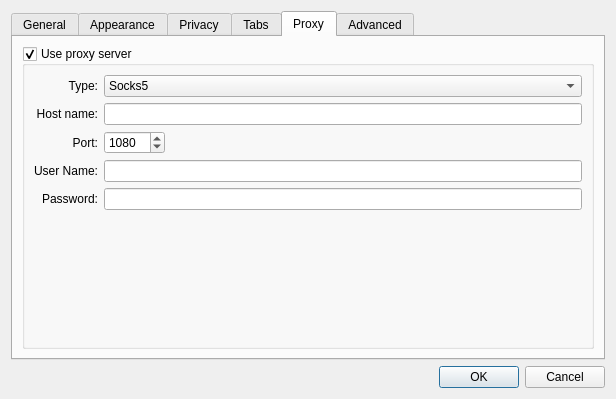
<?xml version="1.0" encoding="UTF-8"?>
<ui version="4.0">
 <class>Settings</class>
 <widget class="QDialog" name="Settings">
  <property name="geometry">
   <rect>
    <x>0</x>
    <y>0</y>
    <width>616</width>
    <height>399</height>
   </rect>
  </property>
  <property name="windowTitle">
   <string>Preferences</string>
  </property>
  <layout class="QGridLayout" name="gridLayout">
   <item row="2" column="0">
    <widget class="QDialogButtonBox" name="buttonBox">
     <property name="orientation">
      <enum>Qt::Horizontal</enum>
     </property>
     <property name="standardButtons">
      <set>QDialogButtonBox::Cancel|QDialogButtonBox::Ok</set>
     </property>
    </widget>
   </item>
   <item row="1" column="0">
    <widget class="QTabWidget" name="tabWidget">
     <property name="currentIndex">
      <number>4</number>
     </property>
     <widget class="QWidget" name="tab">
      <attribute name="title">
       <string>General</string>
      </attribute>
      <layout class="QGridLayout" name="gridLayout_4">
       <item row="0" column="0">
        <widget class="QLabel" name="label_7">
         <property name="text">
          <string>On startup:</string>
         </property>
         <property name="alignment">
          <set>Qt::AlignRight|Qt::AlignTrailing|Qt::AlignVCenter</set>
         </property>
        </widget>
       </item>
       <item row="0" column="1" colspan="2">
        <widget class="QComboBox" name="startupBehavior">
         <item>
          <property name="text">
           <string>Show my home page</string>
          </property>
         </item>
         <item>
          <property name="text">
           <string>Show a blank page</string>
          </property>
         </item>
         <item>
          <property name="text">
           <string>Restore windows and tabs from last time</string>
          </property>
         </item>
        </widget>
       </item>
       <item row="1" column="0">
        <widget class="QLabel" name="label_3">
         <property name="text">
          <string>Home Page:</string>
         </property>
         <property name="alignment">
          <set>Qt::AlignRight|Qt::AlignTrailing|Qt::AlignVCenter</set>
         </property>
        </widget>
       </item>
       <item row="1" column="1" colspan="2">
        <widget class="QLineEdit" name="homeLineEdit">
         <property name="layoutDirection">
          <enum>Qt::LeftToRight</enum>
         </property>
        </widget>
       </item>
       <item row="2" column="1">
        <widget class="QPushButton" name="setHomeToCurrentPageButton">
         <property name="text">
          <string>Set to current page</string>
         </property>
        </widget>
       </item>
       <item row="2" column="2">
        <spacer name="horizontalSpacer">
         <property name="orientation">
          <enum>Qt::Horizontal</enum>
         </property>
         <property name="sizeHint" stdset="0">
          <size>
           <width>280</width>
           <height>18</height>
          </size>
         </property>
        </spacer>
       </item>
       <item row="3" column="0">
        <widget class="QLabel" name="label_4">
         <property name="text">
          <string>Remove history items:</string>
         </property>
         <property name="alignment">
          <set>Qt::AlignRight|Qt::AlignTrailing|Qt::AlignVCenter</set>
         </property>
        </widget>
       </item>
       <item row="3" column="1" colspan="2">
        <widget class="QComboBox" name="expireHistory">
         <item>
          <property name="text">
           <string>After one day</string>
          </property>
         </item>
         <item>
          <property name="text">
           <string>After one week</string>
          </property>
         </item>
         <item>
          <property name="text">
           <string>After two weeks</string>
          </property>
         </item>
         <item>
          <property name="text">
           <string>After one month</string>
          </property>
         </item>
         <item>
          <property name="text">
           <string>After one year</string>
          </property>
         </item>
         <item>
          <property name="text">
           <string>Manually</string>
          </property>
         </item>
         <item>
          <property name="text">
           <string>On application exit</string>
          </property>
         </item>
        </widget>
       </item>
       <item row="4" column="0">
        <widget class="QLabel" name="label_8">
         <property name="text">
          <string>Open links from applications:</string>
         </property>
         <property name="alignment">
          <set>Qt::AlignRight|Qt::AlignTrailing|Qt::AlignVCenter</set>
         </property>
        </widget>
       </item>
       <item row="4" column="1" colspan="2">
        <widget class="QComboBox" name="openLinksIn">
         <item>
          <property name="text">
           <string>In a tab in the current window</string>
          </property>
         </item>
         <item>
          <property name="text">
           <string>In a new window</string>
          </property>
         </item>
        </widget>
       </item>
       <item row="5" column="0" colspan="3">
        <widget class="QGroupBox" name="groupBox_2">
         <property name="title">
          <string>Downloads</string>
         </property>
         <layout class="QVBoxLayout" name="verticalLayout_4">
          <item>
           <widget class="QRadioButton" name="downloadAsk">
            <property name="text">
             <string>Ask for a destination each time</string>
            </property>
           </widget>
          </item>
          <item>
           <layout class="QHBoxLayout" name="horizontalLayout">
            <item>
             <widget class="QRadioButton" name="downloadDestination">
              <property name="text">
               <string>Use this destination:</string>
              </property>
              <property name="checked">
               <bool>true</bool>
              </property>
             </widget>
            </item>
            <item>
             <widget class="QLineEdit" name="downloadsLocation">
              <property name="layoutDirection">
               <enum>Qt::LeftToRight</enum>
              </property>
             </widget>
            </item>
           </layout>
          </item>
         </layout>
        </widget>
       </item>
       <item row="6" column="0" colspan="3">
        <spacer>
         <property name="orientation">
          <enum>Qt::Vertical</enum>
         </property>
         <property name="sizeHint" stdset="0">
          <size>
           <width>391</width>
           <height>262</height>
          </size>
         </property>
        </spacer>
       </item>
      </layout>
     </widget>
     <widget class="QWidget" name="tab_3">
      <attribute name="title">
       <string>Appearance</string>
      </attribute>
      <layout class="QGridLayout" name="gridLayout_3">
       <item row="0" column="0">
        <widget class="QLabel" name="label_5">
         <property name="text">
          <string>Standard font:</string>
         </property>
         <property name="alignment">
          <set>Qt::AlignRight|Qt::AlignTrailing|Qt::AlignVCenter</set>
         </property>
        </widget>
       </item>
       <item row="0" column="1">
        <widget class="QLabel" name="standardLabel">
         <property name="sizePolicy">
          <sizepolicy hsizetype="Expanding" vsizetype="Preferred">
           <horstretch>0</horstretch>
           <verstretch>0</verstretch>
          </sizepolicy>
         </property>
         <property name="frameShape">
          <enum>QFrame::StyledPanel</enum>
         </property>
         <property name="text">
          <string>Times 16</string>
         </property>
         <property name="alignment">
          <set>Qt::AlignCenter</set>
         </property>
        </widget>
       </item>
       <item row="0" column="2">
        <widget class="QPushButton" name="standardFontButton">
         <property name="text">
          <string>Select...</string>
         </property>
        </widget>
       </item>
       <item row="1" column="0">
        <widget class="QLabel" name="label_6">
         <property name="text">
          <string>Fixed-width font:</string>
         </property>
         <property name="alignment">
          <set>Qt::AlignRight|Qt::AlignTrailing|Qt::AlignVCenter</set>
         </property>
        </widget>
       </item>
       <item row="1" column="1">
        <widget class="QLabel" name="fixedLabel">
         <property name="frameShape">
          <enum>QFrame::StyledPanel</enum>
         </property>
         <property name="text">
          <string>Courier 13</string>
         </property>
         <property name="alignment">
          <set>Qt::AlignCenter</set>
         </property>
        </widget>
       </item>
       <item row="1" column="2">
        <widget class="QPushButton" name="fixedFontButton">
         <property name="text">
          <string>Select...</string>
         </property>
        </widget>
       </item>
       <item row="2" column="1">
        <spacer name="verticalSpacer">
         <property name="orientation">
          <enum>Qt::Vertical</enum>
         </property>
         <property name="sizeHint" stdset="0">
          <size>
           <width>20</width>
           <height>93</height>
          </size>
         </property>
        </spacer>
       </item>
      </layout>
     </widget>
     <widget class="QWidget" name="tab_2">
      <attribute name="title">
       <string>Privacy</string>
      </attribute>
      <layout class="QVBoxLayout" name="verticalLayout_3">
       <item>
        <widget class="QGroupBox" name="groupBox">
         <property name="title">
          <string>Web Content</string>
         </property>
         <layout class="QVBoxLayout" name="verticalLayout_2">
          <item>
           <widget class="QCheckBox" name="enablePlugins">
            <property name="text">
             <string>Enable Plugins</string>
            </property>
            <property name="checked">
             <bool>true</bool>
            </property>
           </widget>
          </item>
          <item>
           <widget class="QCheckBox" name="enableJavascript">
            <property name="text">
             <string>Enable Javascript</string>
            </property>
            <property name="checked">
             <bool>true</bool>
            </property>
           </widget>
          </item>
          <item>
           <widget class="QCheckBox" name="enableImages">
            <property name="text">
             <string>View Images</string>
            </property>
            <property name="checked">
             <bool>true</bool>
            </property>
           </widget>
          </item>
         </layout>
        </widget>
       </item>
       <item>
        <widget class="QGroupBox" name="cookiesGroupBox">
         <property name="title">
          <string>Cookies</string>
         </property>
         <layout class="QGridLayout">
          <item row="0" column="0">
           <widget class="QLabel" name="label_2">
            <property name="text">
             <string>Accept Cookies:</string>
            </property>
            <property name="alignment">
             <set>Qt::AlignRight|Qt::AlignTrailing|Qt::AlignVCenter</set>
            </property>
           </widget>
          </item>
          <item row="0" column="1">
           <widget class="QComboBox" name="acceptCombo">
            <item>
             <property name="text">
              <string>Always</string>
             </property>
            </item>
            <item>
             <property name="text">
              <string>Never</string>
             </property>
            </item>
            <item>
             <property name="text">
              <string>Only from sites you navigate to</string>
             </property>
            </item>
           </widget>
          </item>
          <item row="0" column="2">
           <widget class="QPushButton" name="exceptionsButton">
            <property name="text">
             <string>Exceptions...</string>
            </property>
           </widget>
          </item>
          <item row="1" column="0">
           <widget class="QLabel" name="label">
            <property name="text">
             <string>Keep Cookies Until:</string>
            </property>
            <property name="alignment">
             <set>Qt::AlignRight|Qt::AlignTrailing|Qt::AlignVCenter</set>
            </property>
           </widget>
          </item>
          <item row="1" column="1">
           <widget class="QComboBox" name="keepUntilCombo">
            <item>
             <property name="text">
              <string>They expire</string>
             </property>
            </item>
            <item>
             <property name="text">
              <string>I exit the application</string>
             </property>
            </item>
            <item>
             <property name="text">
              <string>At most 90 days</string>
             </property>
            </item>
           </widget>
          </item>
          <item row="1" column="2">
           <widget class="QPushButton" name="cookiesButton">
            <property name="text">
             <string>Cookies...</string>
            </property>
           </widget>
          </item>
         </layout>
        </widget>
       </item>
       <item>
        <spacer>
         <property name="orientation">
          <enum>Qt::Vertical</enum>
         </property>
         <property name="sizeHint" stdset="0">
          <size>
           <width>371</width>
           <height>177</height>
          </size>
         </property>
        </spacer>
       </item>
      </layout>
     </widget>
     <widget class="QWidget" name="tab_6">
      <attribute name="title">
       <string>Tabs</string>
      </attribute>
      <layout class="QVBoxLayout" name="verticalLayout_5">
       <item>
        <widget class="QCheckBox" name="selectTabsWhenCreated">
         <property name="text">
          <string>Select tabs and windows as they are created</string>
         </property>
        </widget>
       </item>
       <item>
        <widget class="QCheckBox" name="confirmClosingMultipleTabs">
         <property name="text">
          <string>Confirm when closing multiple tabs</string>
         </property>
         <property name="checked">
          <bool>true</bool>
         </property>
        </widget>
       </item>
       <item>
        <widget class="QCheckBox" name="oneCloseButton">
         <property name="text">
          <string>Show only one close button instead of one for each tab</string>
         </property>
         <property name="checked">
          <bool>false</bool>
         </property>
        </widget>
       </item>
       <item>
        <spacer name="verticalSpacer_4">
         <property name="orientation">
          <enum>Qt::Vertical</enum>
         </property>
         <property name="sizeHint" stdset="0">
          <size>
           <width>20</width>
           <height>182</height>
          </size>
         </property>
        </spacer>
       </item>
      </layout>
     </widget>
     <widget class="QWidget" name="tab_4">
      <attribute name="title">
       <string>Proxy</string>
      </attribute>
      <layout class="QVBoxLayout" name="verticalLayout">
       <item>
        <widget class="QGroupBox" name="proxySupport">
         <property name="title">
          <string>Use proxy server</string>
         </property>
         <property name="checkable">
          <bool>true</bool>
         </property>
         <layout class="QGridLayout" name="gridLayout_6">
          <item row="0" column="0">
           <widget class="QLabel" name="label_9">
            <property name="text">
             <string>Type:</string>
            </property>
            <property name="alignment">
             <set>Qt::AlignRight|Qt::AlignTrailing|Qt::AlignVCenter</set>
            </property>
           </widget>
          </item>
          <item row="0" column="1" colspan="2">
           <widget class="QComboBox" name="proxyType">
            <item>
             <property name="text">
              <string>Socks5</string>
             </property>
            </item>
            <item>
             <property name="text">
              <string>Http (Secure)</string>
             </property>
            </item>
            <item>
             <property name="text">
              <string>Http (Transparent)</string>
             </property>
            </item>
           </widget>
          </item>
          <item row="1" column="0">
           <widget class="QLabel" name="label_10">
            <property name="text">
             <string>Host name:</string>
            </property>
            <property name="alignment">
             <set>Qt::AlignRight|Qt::AlignTrailing|Qt::AlignVCenter</set>
            </property>
           </widget>
          </item>
          <item row="1" column="1" colspan="2">
           <widget class="QLineEdit" name="proxyHostName">
            <property name="layoutDirection">
             <enum>Qt::LeftToRight</enum>
            </property>
           </widget>
          </item>
          <item row="2" column="0">
           <widget class="QLabel" name="label_11">
            <property name="text">
             <string>Port:</string>
            </property>
            <property name="alignment">
             <set>Qt::AlignRight|Qt::AlignTrailing|Qt::AlignVCenter</set>
            </property>
           </widget>
          </item>
          <item row="2" column="1">
           <widget class="QSpinBox" name="proxyPort">
            <property name="maximum">
             <number>65535</number>
            </property>
            <property name="value">
             <number>1080</number>
            </property>
           </widget>
          </item>
          <item row="2" column="2">
           <spacer name="horizontalSpacer_2">
            <property name="orientation">
             <enum>Qt::Horizontal</enum>
            </property>
            <property name="sizeHint" stdset="0">
             <size>
              <width>293</width>
              <height>20</height>
             </size>
            </property>
           </spacer>
          </item>
          <item row="3" column="0">
           <widget class="QLabel" name="label_12">
            <property name="text">
             <string>User Name:</string>
            </property>
            <property name="alignment">
             <set>Qt::AlignRight|Qt::AlignTrailing|Qt::AlignVCenter</set>
            </property>
           </widget>
          </item>
          <item row="3" column="1" colspan="2">
           <widget class="QLineEdit" name="proxyUserName">
            <property name="layoutDirection">
             <enum>Qt::LeftToRight</enum>
            </property>
           </widget>
          </item>
          <item row="4" column="0">
           <widget class="QLabel" name="label_13">
            <property name="text">
             <string>Password:</string>
            </property>
            <property name="alignment">
             <set>Qt::AlignRight|Qt::AlignTrailing|Qt::AlignVCenter</set>
            </property>
           </widget>
          </item>
          <item row="4" column="1" colspan="2">
           <widget class="QLineEdit" name="proxyPassword">
            <property name="layoutDirection">
             <enum>Qt::LeftToRight</enum>
            </property>
            <property name="echoMode">
             <enum>QLineEdit::Password</enum>
            </property>
           </widget>
          </item>
          <item row="5" column="0">
           <spacer name="verticalSpacer_2">
            <property name="orientation">
             <enum>Qt::Vertical</enum>
            </property>
            <property name="sizeHint" stdset="0">
             <size>
              <width>20</width>
              <height>8</height>
             </size>
            </property>
           </spacer>
          </item>
         </layout>
        </widget>
       </item>
      </layout>
     </widget>
     <widget class="QWidget" name="tab_5">
      <attribute name="title">
       <string>Advanced</string>
      </attribute>
      <layout class="QGridLayout" name="gridLayout_2">
       <item row="0" column="0">
        <widget class="QLabel" name="label_14">
         <property name="text">
          <string>Style Sheet:</string>
         </property>
        </widget>
       </item>
       <item row="0" column="1">
        <widget class="QLineEdit" name="userStyleSheet">
         <property name="layoutDirection">
          <enum>Qt::LeftToRight</enum>
         </property>
        </widget>
       </item>
       <item row="1" column="1">
        <spacer name="verticalSpacer_3">
         <property name="orientation">
          <enum>Qt::Vertical</enum>
         </property>
         <property name="sizeHint" stdset="0">
          <size>
           <width>20</width>
           <height>176</height>
          </size>
         </property>
        </spacer>
       </item>
      </layout>
     </widget>
    </widget>
   </item>
  </layout>
 </widget>
 <tabstops>
  <tabstop>tabWidget</tabstop>
  <tabstop>homeLineEdit</tabstop>
  <tabstop>setHomeToCurrentPageButton</tabstop>
  <tabstop>expireHistory</tabstop>
  <tabstop>openLinksIn</tabstop>
  <tabstop>downloadAsk</tabstop>
  <tabstop>downloadDestination</tabstop>
  <tabstop>downloadsLocation</tabstop>
  <tabstop>standardFontButton</tabstop>
  <tabstop>fixedFontButton</tabstop>
  <tabstop>enablePlugins</tabstop>
  <tabstop>enableJavascript</tabstop>
  <tabstop>acceptCombo</tabstop>
  <tabstop>exceptionsButton</tabstop>
  <tabstop>keepUntilCombo</tabstop>
  <tabstop>cookiesButton</tabstop>
  <tabstop>proxySupport</tabstop>
  <tabstop>proxyType</tabstop>
  <tabstop>proxyHostName</tabstop>
  <tabstop>proxyPort</tabstop>
  <tabstop>proxyUserName</tabstop>
  <tabstop>proxyPassword</tabstop>
  <tabstop>userStyleSheet</tabstop>
  <tabstop>buttonBox</tabstop>
 </tabstops>
 <resources/>
 <connections>
  <connection>
   <sender>buttonBox</sender>
   <signal>accepted()</signal>
   <receiver>Settings</receiver>
   <slot>accept()</slot>
   <hints>
    <hint type="sourcelabel">
     <x>254</x>
     <y>311</y>
    </hint>
    <hint type="destinationlabel">
     <x>157</x>
     <y>274</y>
    </hint>
   </hints>
  </connection>
  <connection>
   <sender>buttonBox</sender>
   <signal>rejected()</signal>
   <receiver>Settings</receiver>
   <slot>reject()</slot>
   <hints>
    <hint type="sourcelabel">
     <x>322</x>
     <y>311</y>
    </hint>
    <hint type="destinationlabel">
     <x>286</x>
     <y>274</y>
    </hint>
   </hints>
  </connection>
  <connection>
   <sender>downloadDestination</sender>
   <signal>toggled(bool)</signal>
   <receiver>downloadsLocation</receiver>
   <slot>setEnabled(bool)</slot>
   <hints>
    <hint type="sourcelabel">
     <x>262</x>
     <y>223</y>
    </hint>
    <hint type="destinationlabel">
     <x>348</x>
     <y>223</y>
    </hint>
   </hints>
  </connection>
 </connections>
</ui>
